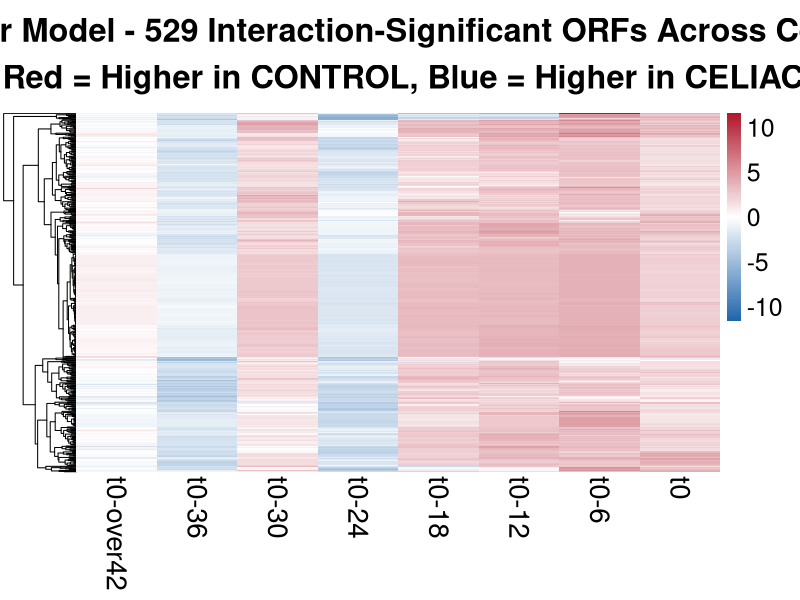
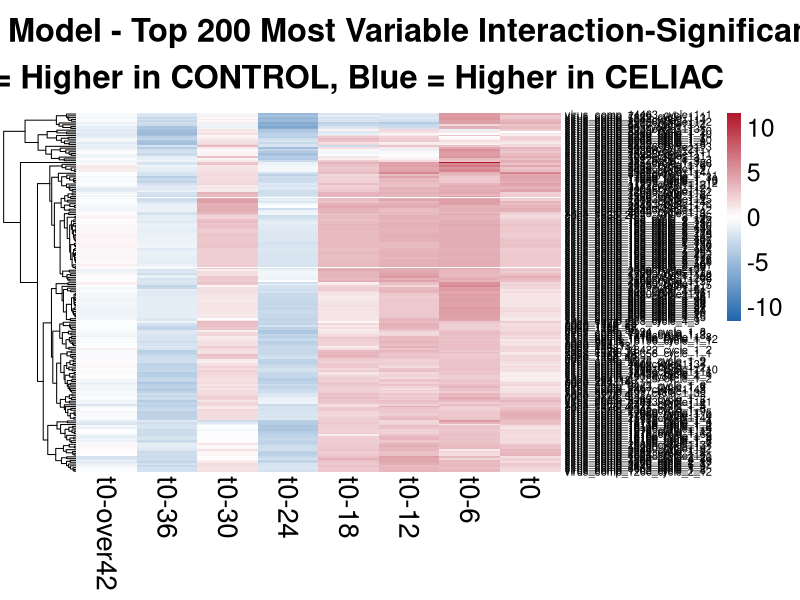

Generate these figures, in order, with R:
#!/usr/bin/env Rscript
# Complete Timeline Factor Model Interaction Heatmap - US Cohort
# Author: Claude AI
# Date: 2025-08-12
# Purpose: Create heatmap showing all timepoints for interaction-significant ORFs

library(dplyr)
library(ggplot2)
library(pheatmap)
library(RColorBrewer)
library(limma)
library(edgeR)

cat("=== COMPLETE TIMELINE FACTOR MODEL INTERACTION HEATMAP ===\n")
cat("Starting analysis at:", format(Sys.time()), "\n\n")

# ============================================================================
# PART 1: LOAD OVERLAPPING ORFS FROM PREVIOUS ANALYSIS
# ============================================================================

cat("1. Loading overlapping ORFs from interaction analysis...\n")

# Load the overlapping ORFs (529 ORFs significant in all 3 interaction timepoints)
overlap_orfs <- read.csv("all_timepoints_overlapping_orfs.csv")
orf_list <- overlap_orfs$ORF

cat("Loaded", length(orf_list), "ORFs significant in all 3 interaction timepoints\n")

# ============================================================================
# PART 2: LOAD DATA AND FIT FACTOR MODEL
# ============================================================================

cat("2. Loading data and fitting factor model...\n")

# Load abundance data
abundance_data_raw <- read.csv("US.orf.abundance.clean.csv")
rownames(abundance_data_raw) <- abundance_data_raw$X
abundance_data <- abundance_data_raw[, -1]

# Fix sample names (remove X prefix if present)
sample_names <- colnames(abundance_data)
sample_names_clean <- gsub("^X", "", sample_names)
colnames(abundance_data) <- sample_names_clean

# Load metadata
metadata_raw <- read.csv("US.metadata.clean.csv")
rownames(metadata_raw) <- metadata_raw$X
metadata <- metadata_raw

# Match samples
matching_samples <- intersect(colnames(abundance_data), rownames(metadata))
abundance_filtered <- abundance_data[, matching_samples]
metadata_filtered <- metadata[matching_samples, ]

cat("Using", length(matching_samples), "samples for analysis\n")

# Set reference levels (same as original analysis)
metadata_filtered$Dx.Status <- factor(metadata_filtered$Dx.Status, levels = c("CELIAC", "CONTROL"))
metadata_filtered$onset_timeline_combined <- factor(metadata_filtered$onset_timeline_combined, 
                                                   levels = c("t0-over42", "t0-36", "t0-30", "t0-24", "t0-18", "t0-12", "t0-6", "t0"))

cat("Timeline levels:", levels(metadata_filtered$onset_timeline_combined), "\n")

# Create design matrix with FACTOR timeline
linear.model.design <- model.matrix(~ Dx.Status * onset_timeline_combined + Sex + 
                                   Age.at.Gluten.Introduction..months. + HLA.Category + 
                                   feeding_first_year + Delivery.Mode, 
                                   data = metadata_filtered)

cat("Design matrix dimensions:", nrow(linear.model.design), "x", ncol(linear.model.design), "\n")

# Convert abundance data to matrix for limma
abundance_matrix <- as.matrix(abundance_filtered)

# Fit limma model with voomLmFit and patient blocking
cat("Fitting factor model with patient blocking...\n")
linear.model.fit <- voomLmFit(abundance_matrix, linear.model.design, 
                              block = metadata_filtered$patientID, plot = FALSE)
linear.model.fit <- eBayes(linear.model.fit)

# Get fitted values from the factor model
fitted_values <- fitted(linear.model.fit)

cat("Factor model fitted successfully\n")

# ============================================================================
# PART 3: CREATE COMPLETE TIMELINE HEATMAP MATRIX
# ============================================================================

cat("3. Creating complete timeline heatmap matrix...\n")

# Get all timepoints
all_timepoints <- levels(metadata_filtered$onset_timeline_combined)
cat("All timepoints:", paste(all_timepoints, collapse = ", "), "\n")

# Create matrix for all timepoints
heatmap_matrix_complete <- matrix(NA, 
                                 nrow = length(orf_list), 
                                 ncol = length(all_timepoints),
                                 dimnames = list(orf_list, all_timepoints))

cat("Processing", length(orf_list), "ORFs across", length(all_timepoints), "timepoints...\n")

for(i in 1:length(orf_list)) {
  orf_id <- orf_list[i]
  
  if(orf_id %in% rownames(fitted_values)) {
    orf_fitted <- fitted_values[orf_id, ]
    
    for(j in 1:length(all_timepoints)) {
      timepoint <- all_timepoints[j]
      
      # Get samples at this timepoint
      timepoint_samples <- metadata_filtered$onset_timeline_combined == timepoint
      
      if(sum(timepoint_samples) > 0) {
        timepoint_data <- data.frame(
          fitted_abundance = as.numeric(orf_fitted[timepoint_samples]),
          Dx.Status = metadata_filtered$Dx.Status[timepoint_samples]
        )
        
        # Calculate group means
        group_means <- timepoint_data %>%
          group_by(Dx.Status) %>%
          summarise(
            mean_fitted_abundance = mean(fitted_abundance, na.rm = TRUE),
            n_samples = n(),
            .groups = "drop"
          ) %>%
          filter(n_samples >= 1)
        
        if(nrow(group_means) == 2) {
          celiac_fitted <- group_means$mean_fitted_abundance[group_means$Dx.Status == "CELIAC"]
          control_fitted <- group_means$mean_fitted_abundance[group_means$Dx.Status == "CONTROL"]
          
          if(length(celiac_fitted) > 0 && length(control_fitted) > 0) {
            # Calculate abundance difference: control - celiac
            heatmap_matrix_complete[i, j] <- control_fitted - celiac_fitted
          }
        }
      }
    }
  }
  
  if(i %% 100 == 0) {
    cat("Processed", i, "of", length(orf_list), "ORFs\n")
  }
}

# Remove ORFs with too many missing values
valid_orfs <- rowSums(!is.na(heatmap_matrix_complete)) >= (ncol(heatmap_matrix_complete) * 0.5)
heatmap_matrix_clean <- heatmap_matrix_complete[valid_orfs, ]

cat("Final matrix:", nrow(heatmap_matrix_clean), "ORFs x", ncol(heatmap_matrix_clean), "timepoints\n")
cat("Data range:", round(range(heatmap_matrix_clean, na.rm = TRUE), 2), "\n")

# ============================================================================
# PART 4: CREATE COMPLETE TIMELINE HEATMAP
# ============================================================================

cat("4. Creating complete timeline heatmap...\n")

if(nrow(heatmap_matrix_clean) > 0) {
  # Set up color scheme
  data_range <- range(heatmap_matrix_clean, na.rm = TRUE)
  max_abs <- max(abs(data_range), na.rm = TRUE)
  color_limits <- c(-max_abs, max_abs)
  colors <- colorRampPalette(c("#2166AC", "white", "#B2182B"))(100)
  
  # Create the complete timeline heatmap
  png("factor_interaction_complete_timeline_heatmap.png", 
      width = 2400, height = max(800, nrow(heatmap_matrix_clean) * 12), res = 150)
  
  pheatmap(heatmap_matrix_clean,
           cluster_rows = TRUE, cluster_cols = FALSE, scale = "none",
           color = colors, breaks = seq(color_limits[1], color_limits[2], length.out = 101),
           main = paste("US Cohort: Factor Model -", nrow(heatmap_matrix_clean), 
                       "Interaction-Significant ORFs Across Complete Timeline\n",
                       "Red = Higher in CONTROL, Blue = Higher in CELIAC"),
           fontsize = 18, 
           fontsize_row = max(6, min(10, 800/nrow(heatmap_matrix_clean))), 
           fontsize_col = 20,
           cex_main = 1.4,
           show_rownames = FALSE,  # Too many to show individual names clearly
           show_colnames = TRUE, 
           border_color = NA)
  
  dev.off()
  
  cat("Complete timeline heatmap created successfully!\n")
  
  # Also create a smaller version with top variable ORFs for better visualization
  if(nrow(heatmap_matrix_clean) > 200) {
    orf_variances <- apply(heatmap_matrix_clean, 1, function(x) var(x, na.rm = TRUE))
    orf_variances <- orf_variances[!is.na(orf_variances)]
    n_top <- min(200, length(orf_variances))
    top_variable_orfs <- names(sort(orf_variances, decreasing = TRUE)[1:n_top])
    top_heatmap_matrix <- heatmap_matrix_clean[top_variable_orfs, ]
    
    png("factor_interaction_complete_timeline_top200_heatmap.png", 
        width = 2400, height = max(800, n_top * 15), res = 150)
    
    pheatmap(top_heatmap_matrix,
             cluster_rows = TRUE, cluster_cols = FALSE, scale = "none",
             color = colors, breaks = seq(color_limits[1], color_limits[2], length.out = 101),
             main = paste("US Cohort: Factor Model - Top", n_top, 
                         "Most Variable Interaction-Significant ORFs\n",
                         "Red = Higher in CONTROL, Blue = Higher in CELIAC"),
             fontsize = 18, 
             fontsize_row = max(8, min(12, 1000/n_top)), 
             fontsize_col = 20,
             cex_main = 1.4,
             show_rownames = TRUE,
             show_colnames = TRUE, 
             border_color = NA)
    
    dev.off()
    
    cat("Top", n_top, "variable ORFs heatmap also created\n")
  }
}

# ============================================================================
# PART 5: SAVE DATA AND CREATE SUMMARY
# ============================================================================

cat("5. Saving data and creating summary...\n")

# Save the complete timeline matrix
write.csv(heatmap_matrix_clean, "factor_interaction_complete_timeline_matrix.csv")

# Create summary statistics for each timepoint
timepoint_summary <- data.frame(
  Timepoint = colnames(heatmap_matrix_clean),
  Valid_ORFs = colSums(!is.na(heatmap_matrix_clean)),
  Mean_Difference = round(colMeans(heatmap_matrix_clean, na.rm = TRUE), 3),
  SD_Difference = round(apply(heatmap_matrix_clean, 2, sd, na.rm = TRUE), 3),
  Range_Min = round(apply(heatmap_matrix_clean, 2, min, na.rm = TRUE), 3),
  Range_Max = round(apply(heatmap_matrix_clean, 2, max, na.rm = TRUE), 3),
  stringsAsFactors = FALSE
)

write.csv(timepoint_summary, "factor_interaction_complete_timeline_summary.csv", row.names = FALSE)

# ============================================================================
# PART 6: FINAL SUMMARY
# ============================================================================

cat("\n=== COMPLETE TIMELINE FACTOR MODEL HEATMAP COMPLETED ===\n")
cat("Generated files:\n")
cat("- factor_interaction_complete_timeline_heatmap.png: Complete timeline heatmap with", nrow(heatmap_matrix_clean), "ORFs\n")

if(exists("n_top")) {
  cat("- factor_interaction_complete_timeline_top200_heatmap.png: Top", n_top, "most variable ORFs\n")
}

cat("- factor_interaction_complete_timeline_matrix.csv: Complete heatmap matrix data\n")
cat("- factor_interaction_complete_timeline_summary.csv: Summary statistics by timepoint\n")

cat("\nSummary by timepoint:\n")
print(timepoint_summary)

cat("\nKey Features:\n")
cat("- ORFs included:", nrow(heatmap_matrix_clean), "(interaction-significant across t0-24, t0-36, t0-over42)\n")
cat("- Timepoints shown:", ncol(heatmap_matrix_clean), "(complete timeline)\n")
cat("- Data range:", round(min(heatmap_matrix_clean, na.rm = TRUE), 2), "to", round(max(heatmap_matrix_clean, na.rm = TRUE), 2), "\n")

# Identify timepoints with strongest patterns
strongest_positive <- timepoint_summary$Timepoint[which.max(timepoint_summary$Mean_Difference)]
strongest_negative <- timepoint_summary$Timepoint[which.min(timepoint_summary$Mean_Difference)]

cat("- Strongest CONTROL dominance:", strongest_positive, "(mean difference =", timepoint_summary$Mean_Difference[timepoint_summary$Timepoint == strongest_positive], ")\n")
cat("- Strongest CELIAC dominance:", strongest_negative, "(mean difference =", timepoint_summary$Mean_Difference[timepoint_summary$Timepoint == strongest_negative], ")\n")

cat("\nAnalysis completed at:", format(Sys.time()), "\n")
